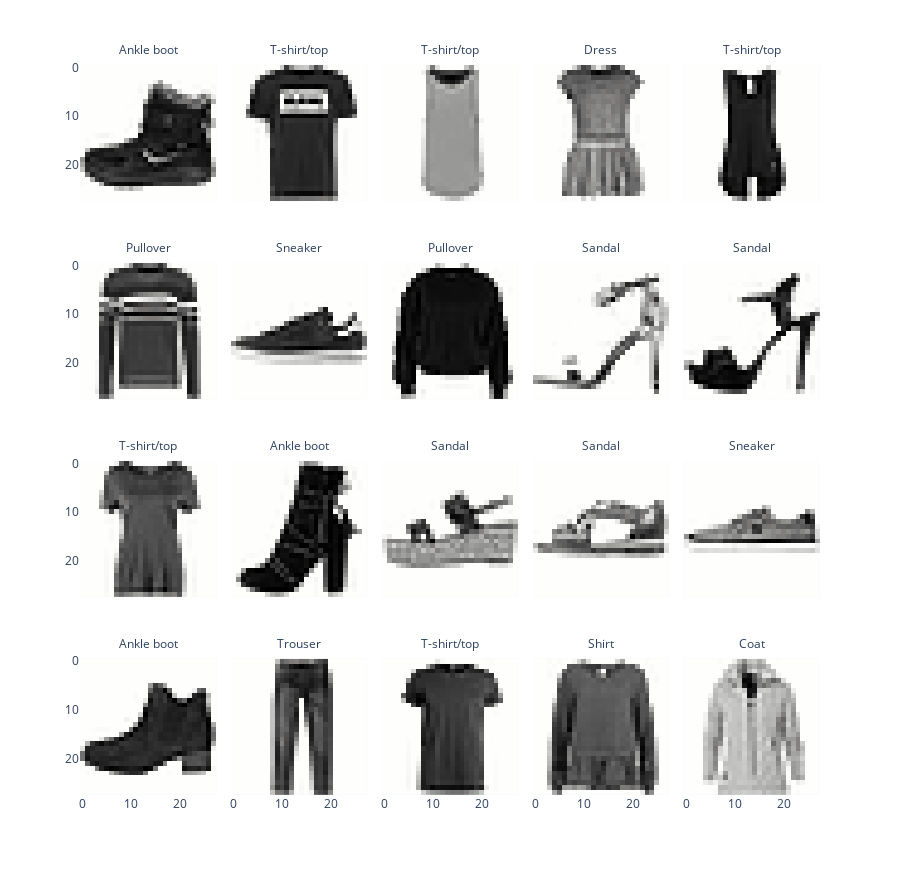

Write notebook code for a chart like this one.
### Code cell
show_images(images, 20, labels=labels)

### Figure 1 — Plotly figure (JSON) as saved in the notebook; plotly's stock layout.template omitted (floating-point values rounded to 4 significant figures; data arrays with more than 128 entries replaced by an {"elided": "..."} marker saying what was removed)
{"data": [{"coloraxis": "coloraxis", "hovertemplate": "x: %{x}<br>y: %{y}<br>color: %{z}<extra></extra>", "name": "0", "type": "heatmap", "xaxis": "x16", "yaxis": "y16", "z": {"elided": "28x28 float values"}}, {"coloraxis": "coloraxis", "hovertemplate": "x: %{x}<br>y: %{y}<br>color: %{z}<extra></extra>", "name": "1", "type": "heatmap", "xaxis": "x17", "yaxis": "y17", "z": {"elided": "28x28 float values"}}, {"coloraxis": "coloraxis", "hovertemplate": "x: %{x}<br>y: %{y}<br>color: %{z}<extra></extra>", "name": "2", "type": "heatmap", "xaxis": "x18", "yaxis": "y18", "z": {"elided": "28x28 float values"}}, {"coloraxis": "coloraxis", "hovertemplate": "x: %{x}<br>y: %{y}<br>color: %{z}<extra></extra>", "name": "3", "type": "heatmap", "xaxis": "x19", "yaxis": "y19", "z": {"elided": "28x28 float values"}}, {"coloraxis": "coloraxis", "hovertemplate": "x: %{x}<br>y: %{y}<br>color: %{z}<extra></extra>", "name": "4", "type": "heatmap", "xaxis": "x20", "yaxis": "y20", "z": {"elided": "28x28 float values"}}, {"coloraxis": "coloraxis", "hovertemplate": "x: %{x}<br>y: %{y}<br>color: %{z}<extra></extra>", "name": "5", "type": "heatmap", "xaxis": "x11", "yaxis": "y11", "z": {"elided": "28x28 float values"}}, {"coloraxis": "coloraxis", "hovertemplate": "x: %{x}<br>y: %{y}<br>color: %{z}<extra></extra>", "name": "6", "type": "heatmap", "xaxis": "x12", "yaxis": "y12", "z": {"elided": "28x28 float values"}}, {"coloraxis": "coloraxis", "hovertemplate": "x: %{x}<br>y: %{y}<br>color: %{z}<extra></extra>", "name": "7", "type": "heatmap", "xaxis": "x13", "yaxis": "y13", "z": {"elided": "28x28 float values"}}, {"coloraxis": "coloraxis", "hovertemplate": "x: %{x}<br>y: %{y}<br>color: %{z}<extra></extra>", "name": "8", "type": "heatmap", "xaxis": "x14", "yaxis": "y14", "z": {"elided": "28x28 float values"}}, {"coloraxis": "coloraxis", "hovertemplate": "x: %{x}<br>y: %{y}<br>color: %{z}<extra></extra>", "name": "9", "type": "heatmap", "xaxis": "x15", "yaxis": "y15", "z": {"elided": "28x28 float values"}}, {"coloraxis": "coloraxis", "hovertemplate": "x: %{x}<br>y: %{y}<br>color: %{z}<extra></extra>", "name": "10", "type": "heatmap", "xaxis": "x6", "yaxis": "y6", "z": {"elided": "28x28 float values"}}, {"coloraxis": "coloraxis", "hovertemplate": "x: %{x}<br>y: %{y}<br>color: %{z}<extra></extra>", "name": "11", "type": "heatmap", "xaxis": "x7", "yaxis": "y7", "z": {"elided": "28x28 float values"}}, {"coloraxis": "coloraxis", "hovertemplate": "x: %{x}<br>y: %{y}<br>color: %{z}<extra></extra>", "name": "12", "type": "heatmap", "xaxis": "x8", "yaxis": "y8", "z": {"elided": "28x28 float values"}}, {"coloraxis": "coloraxis", "hovertemplate": "x: %{x}<br>y: %{y}<br>color: %{z}<extra></extra>", "name": "13", "type": "heatmap", "xaxis": "x9", "yaxis": "y9", "z": {"elided": "28x28 float values"}}, {"coloraxis": "coloraxis", "hovertemplate": "x: %{x}<br>y: %{y}<br>color: %{z}<extra></extra>", "name": "14", "type": "heatmap", "xaxis": "x10", "yaxis": "y10", "z": {"elided": "28x28 float values"}}, {"coloraxis": "coloraxis", "hovertemplate": "x: %{x}<br>y: %{y}<br>color: %{z}<extra></extra>", "name": "15", "type": "heatmap", "xaxis": "x", "yaxis": "y", "z": {"elided": "28x28 float values"}}, {"coloraxis": "coloraxis", "hovertemplate": "x: %{x}<br>y: %{y}<br>color: %{z}<extra></extra>", "name": "16", "type": "heatmap", "xaxis": "x2", "yaxis": "y2", "z": {"elided": "28x28 float values"}}, {"coloraxis": "coloraxis", "hovertemplate": "x: %{x}<br>y: %{y}<br>color: %{z}<extra></extra>", "name": "17", "type": "heatmap", "xaxis": "x3", "yaxis": "y3", "z": {"elided": "28x28 float values"}}, {"coloraxis": "coloraxis", "hovertemplate": "x: %{x}<br>y: %{y}<br>color: %{z}<extra></extra>", "name": "18", "type": "heatmap", "xaxis": "x4", "yaxis": "y4", "z": {"elided": "28x28 float values"}}, {"coloraxis": "coloraxis", "hovertemplate": "x: %{x}<br>y: %{y}<br>color: %{z}<extra></extra>", "name": "19", "type": "heatmap", "xaxis": "x5", "yaxis": "y5", "z": {"elided": "28x28 float values"}}], "layout": {"annotations": [{"font": {}, "showarrow": false, "text": "Ankle boot", "x": 0.092, "xanchor": "center", "xref": "paper", "y": 0.1975, "yanchor": "bottom", "yref": "paper"}, {"font": {}, "showarrow": false, "text": "Trouser", "x": 0.296, "xanchor": "center", "xref": "paper", "y": 0.1975, "yanchor": "bottom", "yref": "paper"}, {"font": {}, "showarrow": false, "text": "T-shirt/top", "x": 0.5, "xanchor": "center", "xref": "paper", "y": 0.1975, "yanchor": "bottom", "yref": "paper"}, {"font": {}, "showarrow": false, "text": "Shirt", "x": 0.704, "xanchor": "center", "xref": "paper", "y": 0.1975, "yanchor": "bottom", "yref": "paper"}, {"font": {}, "showarrow": false, "text": "Coat", "x": 0.908, "xanchor": "center", "xref": "paper", "y": 0.1975, "yanchor": "bottom", "yref": "paper"}, {"font": {}, "showarrow": false, "text": "T-shirt/top", "x": 0.092, "xanchor": "center", "xref": "paper", "y": 0.465, "yanchor": "bottom", "yref": "paper"}, {"font": {}, "showarrow": false, "text": "Ankle boot", "x": 0.296, "xanchor": "center", "xref": "paper", "y": 0.465, "yanchor": "bottom", "yref": "paper"}, {"font": {}, "showarrow": false, "text": "Sandal", "x": 0.5, "xanchor": "center", "xref": "paper", "y": 0.465, "yanchor": "bottom", "yref": "paper"}, {"font": {}, "showarrow": false, "text": "Sandal", "x": 0.704, "xanchor": "center", "xref": "paper", "y": 0.465, "yanchor": "bottom", "yref": "paper"}, {"font": {}, "showarrow": false, "text": "Sneaker", "x": 0.908, "xanchor": "center", "xref": "paper", "y": 0.465, "yanchor": "bottom", "yref": "paper"}, {"font": {}, "showarrow": false, "text": "Pullover", "x": 0.092, "xanchor": "center", "xref": "paper", "y": 0.7325, "yanchor": "bottom", "yref": "paper"}, {"font": {}, "showarrow": false, "text": "Sneaker", "x": 0.296, "xanchor": "center", "xref": "paper", "y": 0.7325, "yanchor": "bottom", "yref": "paper"}, {"font": {}, "showarrow": false, "text": "Pullover", "x": 0.5, "xanchor": "center", "xref": "paper", "y": 0.7325, "yanchor": "bottom", "yref": "paper"}, {"font": {}, "showarrow": false, "text": "Sandal", "x": 0.704, "xanchor": "center", "xref": "paper", "y": 0.7325, "yanchor": "bottom", "yref": "paper"}, {"font": {}, "showarrow": false, "text": "Sandal", "x": 0.908, "xanchor": "center", "xref": "paper", "y": 0.7325, "yanchor": "bottom", "yref": "paper"}, {"font": {}, "showarrow": false, "text": "Ankle boot", "x": 0.092, "xanchor": "center", "xref": "paper", "y": 1, "yanchor": "bottom", "yref": "paper"}, {"font": {}, "showarrow": false, "text": "T-shirt/top", "x": 0.296, "xanchor": "center", "xref": "paper", "y": 1, "yanchor": "bottom", "yref": "paper"}, {"font": {}, "showarrow": false, "text": "T-shirt/top", "x": 0.5, "xanchor": "center", "xref": "paper", "y": 1, "yanchor": "bottom", "yref": "paper"}, {"font": {}, "showarrow": false, "text": "Dress", "x": 0.704, "xanchor": "center", "xref": "paper", "y": 1, "yanchor": "bottom", "yref": "paper"}, {"font": {}, "showarrow": false, "text": "T-shirt/top", "x": 0.908, "xanchor": "center", "xref": "paper", "y": 1, "yanchor": "bottom", "yref": "paper"}], "coloraxis": {"colorscale": [[0, "rgb(254, 254, 253)"], [0.09091, "rgb(224, 224, 223)"], [0.1818, "rgb(197, 197, 195)"], [0.2727, "rgb(171, 171, 170)"], [0.3636, "rgb(146, 146, 145)"], [0.4545, "rgb(124, 123, 122)"], [0.5455, "rgb(102, 101, 101)"], [0.6364, "rgb(81, 80, 80)"], [0.7273, "rgb(59, 59, 59)"], [0.8182, "rgb(38, 38, 38)"], [0.9091, "rgb(16, 16, 16)"], [1, "rgb(0, 0, 0)"]], "showscale": false}, "height": 880, "margin": {"t": 60}, "xaxis": {"anchor": "y", "constrain": "domain", "domain": [0, 0.184], "scaleanchor": "y"}, "xaxis10": {"anchor": "y10", "domain": [0.816, 1], "matches": "x", "showticklabels": false}, "xaxis11": {"anchor": "y11", "domain": [0, 0.184], "matches": "x", "showticklabels": false}, "xaxis12": {"anchor": "y12", "domain": [0.204, 0.388], "matches": "x", "showticklabels": false}, "xaxis13": {"anchor": "y13", "domain": [0.408, 0.592], "matches": "x", "showticklabels": false}, "xaxis14": {"anchor": "y14", "domain": [0.612, 0.796], "matches": "x", "showticklabels": false}, "xaxis15": {"anchor": "y15", "domain": [0.816, 1], "matches": "x", "showticklabels": false}, "xaxis16": {"anchor": "y16", "domain": [0, 0.184], "matches": "x", "showticklabels": false}, "xaxis17": {"anchor": "y17", "domain": [0.204, 0.388], "matches": "x", "showticklabels": false}, "xaxis18": {"anchor": "y18", "domain": [0.408, 0.592], "matches": "x", "showticklabels": false}, "xaxis19": {"anchor": "y19", "domain": [0.612, 0.796], "matches": "x", "showticklabels": false}, "xaxis2": {"anchor": "y2", "domain": [0.204, 0.388], "matches": "x"}, "xaxis20": {"anchor": "y20", "domain": [0.816, 1], "matches": "x", "showticklabels": false}, "xaxis3": {"anchor": "y3", "domain": [0.408, 0.592], "matches": "x"}, "xaxis4": {"anchor": "y4", "domain": [0.612, 0.796], "matches": "x"}, "xaxis5": {"anchor": "y5", "domain": [0.816, 1], "matches": "x"}, "xaxis6": {"anchor": "y6", "domain": [0, 0.184], "matches": "x", "showticklabels": false}, "xaxis7": {"anchor": "y7", "domain": [0.204, 0.388], "matches": "x", "showticklabels": false}, "xaxis8": {"anchor": "y8", "domain": [0.408, 0.592], "matches": "x", "showticklabels": false}, "xaxis9": {"anchor": "y9", "domain": [0.612, 0.796], "matches": "x", "showticklabels": false}, "yaxis": {"anchor": "x", "autorange": "reversed", "constrain": "domain", "domain": [0, 0.1975]}, "yaxis10": {"anchor": "x10", "domain": [0.2675, 0.465], "matches": "y", "showticklabels": false}, "yaxis11": {"anchor": "x11", "domain": [0.535, 0.7325], "matches": "y"}, "yaxis12": {"anchor": "x12", "domain": [0.535, 0.7325], "matches": "y", "showticklabels": false}, "yaxis13": {"anchor": "x13", "domain": [0.535, 0.7325], "matches": "y", "showticklabels": false}, "yaxis14": {"anchor": "x14", "domain": [0.535, 0.7325], "matches": "y", "showticklabels": false}, "yaxis15": {"anchor": "x15", "domain": [0.535, 0.7325], "matches": "y", "showticklabels": false}, "yaxis16": {"anchor": "x16", "domain": [0.8025, 1], "matches": "y"}, "yaxis17": {"anchor": "x17", "domain": [0.8025, 1], "matches": "y", "showticklabels": false}, "yaxis18": {"anchor": "x18", "domain": [0.8025, 1], "matches": "y", "showticklabels": false}, "yaxis19": {"anchor": "x19", "domain": [0.8025, 1], "matches": "y", "showticklabels": false}, "yaxis2": {"anchor": "x2", "domain": [0, 0.1975], "matches": "y", "showticklabels": false}, "yaxis20": {"anchor": "x20", "domain": [0.8025, 1], "matches": "y", "showticklabels": false}, "yaxis3": {"anchor": "x3", "domain": [0, 0.1975], "matches": "y", "showticklabels": false}, "yaxis4": {"anchor": "x4", "domain": [0, 0.1975], "matches": "y", "showticklabels": false}, "yaxis5": {"anchor": "x5", "domain": [0, 0.1975], "matches": "y", "showticklabels": false}, "yaxis6": {"anchor": "x6", "domain": [0.2675, 0.465], "matches": "y"}, "yaxis7": {"anchor": "x7", "domain": [0.2675, 0.465], "matches": "y", "showticklabels": false}, "yaxis8": {"anchor": "x8", "domain": [0.2675, 0.465], "matches": "y", "showticklabels": false}, "yaxis9": {"anchor": "x9", "domain": [0.2675, 0.465], "matches": "y", "showticklabels": false}}}
